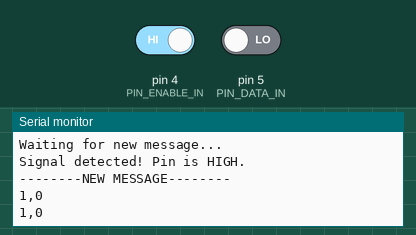
Simulated run of this sketch. Board: Arduino Uno, built with avr-gcc and run on an emulated ATmega328P. Shown: the last lines printed to the serial monitor. The test bench sets the inputs (shaded band); at power-on: pin 4 (PIN_ENABLE_IN) HIGH, pin 5 (PIN_DATA_IN) LOW.

Above: at 2.4 s.
2.5 s: pin 4 (PIN_ENABLE_IN) driven LOW
At 3.0 s:
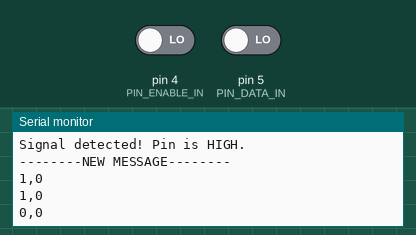
4.0 s: pin 5 (PIN_DATA_IN) driven HIGH
At 5.3 s:
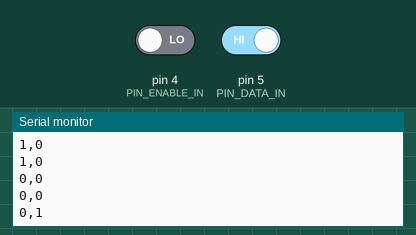
5.5 s: pin 4 (PIN_ENABLE_IN) driven HIGH
At 9.2 s:
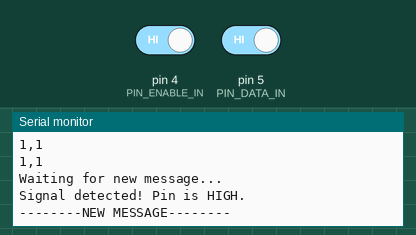

The sketch:

InterBoard_Comms_Test.ino
```cpp
#define PIN_ENABLE_IN  4
#define PIN_DATA_IN    5

void setup() {
  // Set input pins
  pinMode(PIN_ENABLE_IN, INPUT);
  pinMode(PIN_DATA_IN, INPUT);

  // Start Serial Plotter
  Serial.begin(9600);
  Serial.println("Enable,Data"); // CSV headers for Serial Plotter
}

void loop() {
  // Signal start of transmission
  Serial.println("Waiting for new message...");
   while (digitalRead(PIN_ENABLE_IN) == LOW) {
        delay(5); // 5ms delay for loop while waiting for enable pin
      }
      Serial.println("Signal detected! Pin is HIGH.");
      Serial.println("--------NEW MESSAGE--------");
  delay(600);  // Short delay to read after enable pin

  for (int i = 0; i < 8; i++) {
    // Wait for 1 second while reading input
    unsigned long startTime = millis();
    while (millis() - startTime < 100) {
      int enableVal = digitalRead(PIN_ENABLE_IN);
      int dataVal   = digitalRead(PIN_DATA_IN);

      // Plot in Serial Plotter (CSV format with time axis)
      Serial.print(enableVal);
      Serial.print(",");
      Serial.println(dataVal);

      delay(1000);
    }
  }
}
```

Measured:
- after the input at 2.5 s, the serial monitor: prints a new line after 0.14 s (image 1)
- after the input at 4.0 s, the serial monitor: prints a new line after 0.64 s (image 2)
- after the input at 5.5 s, the serial monitor: prints a new line after 0.14 s (image 3)
